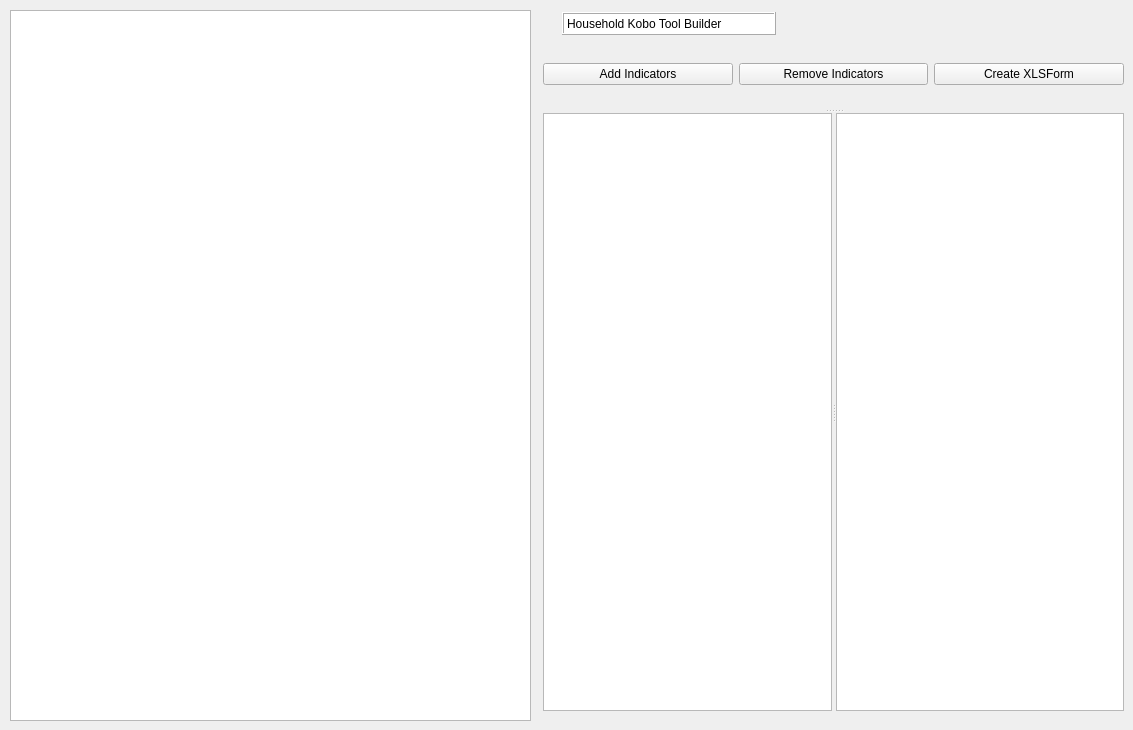
      <widget class="QWidget" name="toolTab">
       <attribute name="title">
        <string>HH Tool Design</string>
       </attribute>
       <widget class="QTextBrowser" name="tool_design_instructions">
        <property name="geometry">
         <rect>
          <x>10</x>
          <y>10</y>
          <width>521</width>
          <height>711</height>
         </rect>
        </property>
       </widget>
       <widget class="QLabel" name="tool_design_indicator_select_label">
        <property name="geometry">
         <rect>
          <x>562</x>
          <y>12</y>
          <width>214</width>
          <height>23</height>
         </rect>
        </property>
        <property name="styleSheet">
         <string notr="true">background-color: rgb(255, 255, 255);
font: 81 12pt &quot;Ubuntu&quot;;</string>
        </property>
        <property name="frameShape">
         <enum>QFrame::Box</enum>
        </property>
        <property name="frameShadow">
         <enum>QFrame::Raised</enum>
        </property>
        <property name="text">
         <string>Household Kobo Tool Builder</string>
        </property>
       </widget>
       <widget class="QSplitter" name="splitter_4">
        <property name="geometry">
         <rect>
          <x>560</x>
          <y>530</y>
          <width>512</width>
          <height>191</height>
         </rect>
        </property>
        <property name="orientation">
         <enum>Qt::Horizontal</enum>
        </property>
       </widget>
       <widget class="QSplitter" name="splitter_3">
        <property name="geometry">
         <rect>
          <x>543</x>
          <y>40</y>
          <width>581</width>
          <height>671</height>
         </rect>
        </property>
        <property name="orientation">
         <enum>Qt::Vertical</enum>
        </property>
        <widget class="QWidget" name="layoutWidget">
         <layout class="QHBoxLayout" name="horizontalLayout_31">
          <item>
           <widget class="QPushButton" name="tool_design_add_indicator">
            <property name="text">
             <string>Add Indicators</string>
            </property>
           </widget>
          </item>
          <item>
           <widget class="QPushButton" name="tool_design_remove_indicator">
            <property name="text">
             <string>Remove Indicators</string>
            </property>
           </widget>
          </item>
          <item>
           <widget class="QPushButton" name="tool_design_export_xlsform">
            <property name="text">
             <string>Create XLSForm</string>
            </property>
           </widget>
          </item>
         </layout>
        </widget>
        <widget class="QSplitter" name="splitter">
         <property name="orientation">
          <enum>Qt::Horizontal</enum>
         </property>
         <widget class="QListWidget" name="tool_design_indicator_list_full"/>
         <widget class="QListWidget" name="tool_design_indicator_list_ordered"/>
        </widget>
       </widget>
      </widget>
